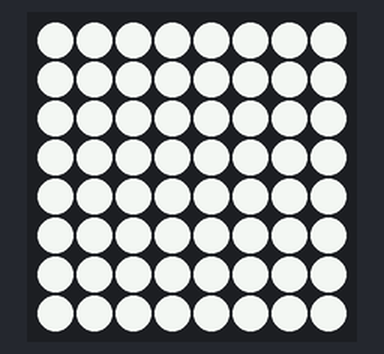
Bench run of a program on a simulated Raspberry Pi (BCM pin numbers) with a Sense HAT. Shown: the Sense HAT's 8×8 RGB LED matrix. Dim RGB values are drawn brighter than linear; random numbers come from a fixed seed.

Above: at 1.08 s.
At 5.87 s:
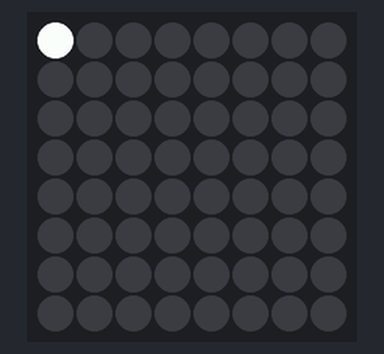
At 10.71 s:
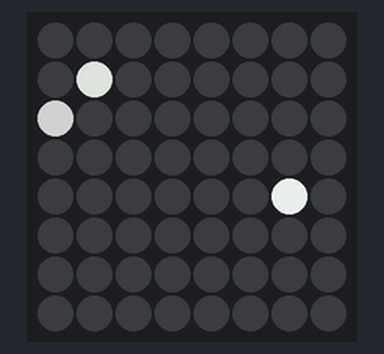
At 20.44 s:
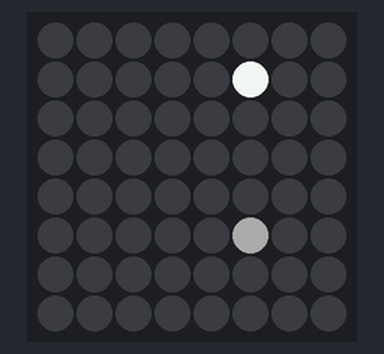
At 30.18 s:
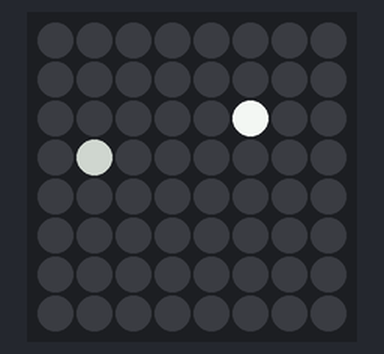
At 39.91 s:
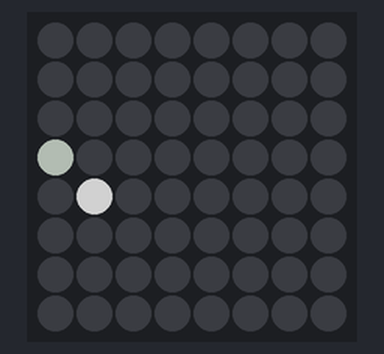

The program:

bigbang.py
```python
from sense_hat import SenseHat
import time
import random

sense=SenseHat()
col = (255, 255, 255)
factor = 0.9
display = [col for n in range(64)]
#sense.set_pixels(display)

#sense.set_pixel(3, 5, col)
time.sleep(1)

#for n in range(500):
while(True):

	sense.set_pixels(display)
	for pixel,n  in zip(display,range(64)):
		display[n] = (int(pixel[0]*factor), int(pixel[1]*factor), int(pixel[2]*factor))

	if random.randint(1, 10) ==  5:

		# Use this for  stars of same colour
		 display[random.randint(0,63)] = col

		# USe this for random colour stars
		#display[random.randint(0,63)] = (random.randint(100,255), random.randint(100,255), random.randint(100,255))

	time.sleep(0.05)
```
